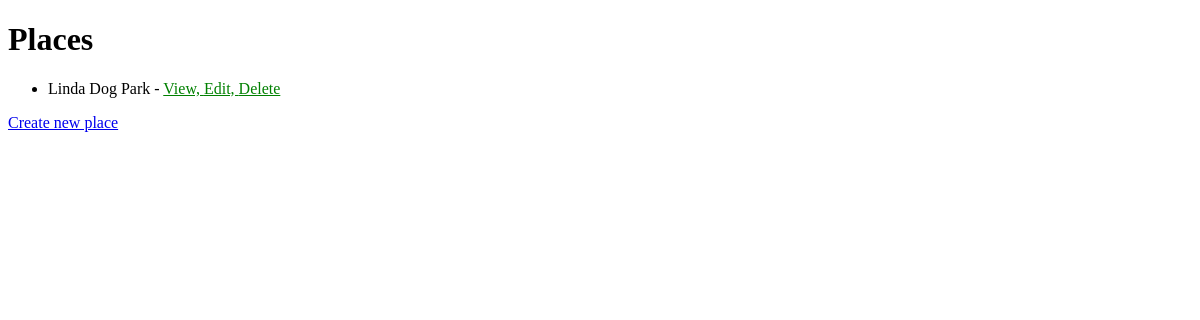
The app's page /, older data.
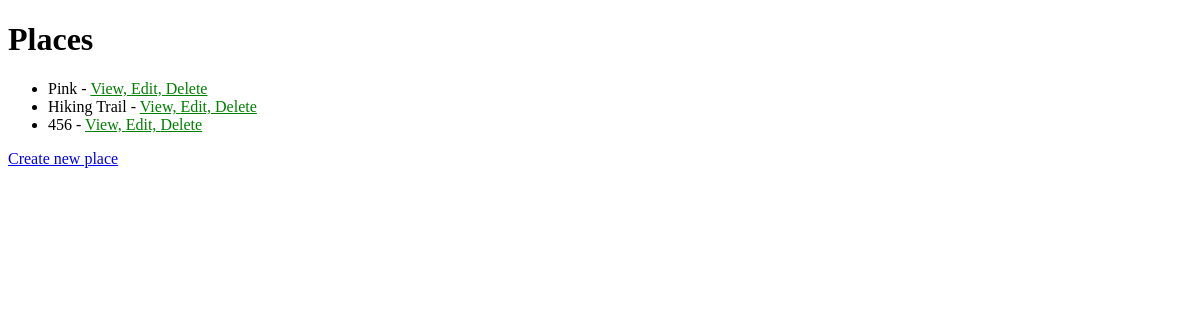
The same page, newer data.
### places/models.py (models this page shows, shortened)
class Place(models.Model):
    created = models.DateTimeField(auto_now_add=True)
    updated = models.DateTimeField(auto_now=True)
    name = models.CharField(max_length=200)

### places/views.py (the view)
# urls.py: path("", views.PlaceListView.as_view(), name="index"),
@method_decorator(csrf_protect, name='dispatch')
class PlaceListView(ListView):
    model = Place
    template_name = "places/index.html"
    context_object_name = "places"

### places/templates/places/index.html
{% extends "base.html" %}
{% block content %}
<h1>Places</h1>
{% if places %}
    <ul>
    {% for place in places %}
        <li>
            {{ place.name }} -
            <a href="{% url 'places:place_read' place.id %}" class="button">View, </a>
            <a href="{% url 'places:place_update' place.id %}" class="button">Edit, </a>
            <a href="{% url 'places:place_delete' place.id %}" class="button">Delete</a>
        </li>
    {% endfor %}
    </ul>
{% else %}
    <p>No places are available.</p>
{% endif %}
<a href="{% url 'places:place_create' %}" class="button">Create new place</a>
{% endblock %}

### templates/base.html (shortened to what this page needs)
{% load static %}
<!DOCTYPE html>
<html lang="en">
<head>
    <link rel="stylesheet" href="{% static 'style.css' %}">
</head>
<body>
    {% block content %}
    {% endblock %}
</body>
</html>

### static/style.css (style rules this page uses)
li a { color: green; }
body { background: white url("images/pastel_rainbow.jpg") no-repeat; }

Row changes from the older to the newer data that the page shows:
removed Place: name "Linda Dog Park"
added Place: name "Pink"
added Place: name "Hiking Trail"
added Place: name "456"
